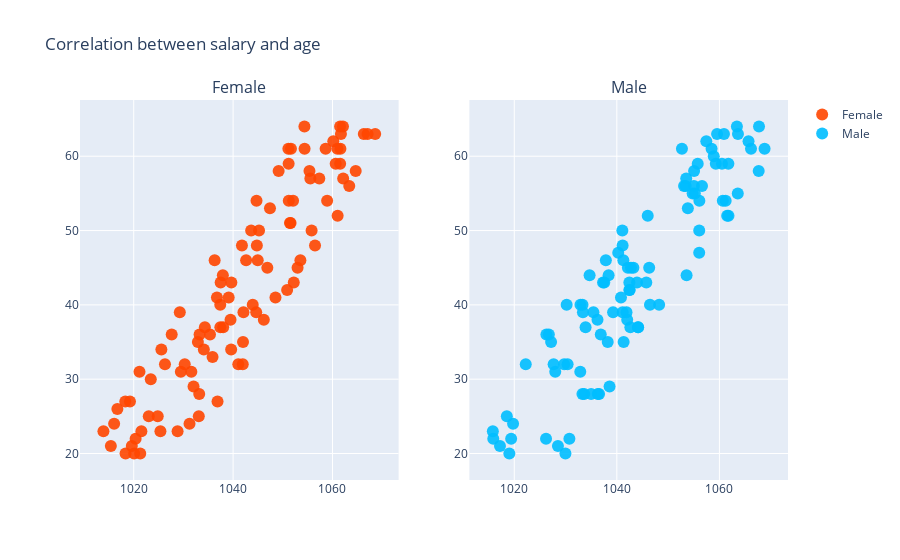

The notebook cell this image was saved under:
### Markdown cell above
## Two plots on same row

### Code cell
trace0 = go.Scatter(x = female_salary,
                  y = female_age,
                  mode = "markers",
                   name = "Female",
                  marker = dict(size = 12, color = "rgba(255, 70, 0, 0.9)"))

trace1 = go.Scatter(x = male_salary,
                  y = male_age,
                    name = "Male",
                  mode = "markers",
                  marker = dict(size = 12, color = "rgba(0, 190, 255, 0.9)"))

fig = subplots.make_subplots(rows = 1,
                          cols = 2,
                         subplot_titles = ("Female", "Male"))

fig.append_trace(trace0, 1, 1)
fig.append_trace(trace1, 1, 2)

fig.layout.update(title = "Correlation between salary and age")

fig.show()

### Figure 1 — Plotly figure (JSON) as saved in the notebook; plotly's stock layout.template omitted (floating-point values rounded to 4 significant figures)
{"data": [{"marker": {"color": "rgba(255, 70, 0, 0.9)", "size": 12}, "mode": "markers", "name": "Female", "type": "scatter", "x": [1042.0, 1055.0, 1041.0, 1038.0, 1042.0, 1052.0, 1059.0, 1043.0, 1045.0, 1066.0, 1044.0, 1062.0, 1036.0, 1045.0, 1023.0, 1035.0, 1032.0, 1042.0, 1057.0, 1052.0, 1049.0, 1014.0, 1062.0, 1021.0, 1018.0, 1051.0, 1029.0, 1033.0, 1025.0, 1020.0, 1029.0, 1030.0, 1015.0, 1032.0, 1069.0, 1037.0, 1034.0, 1018.0, 1060.0, 1067.0, 1056.0, 1038.0, 1040.0, 1036.0, 1061.0, 1026.0, 1033.0, 1052.0, 1062.0, 1051.0, 1047.0, 1037.0, 1028.0, 1062.0, 1033.0, 1054.0, 1017.0, 1051.0, 1062.0, 1045.0, 1045.0, 1039.0, 1049.0, 1051.0, 1056.0, 1065.0, 1019.0, 1063.0, 1029.0, 1025.0, 1033.0, 1045.0, 1023.0, 1042.0, 1016.0, 1046.0, 1061.0, 1053.0, 1062.0, 1026.0, 1037.0, 1044.0, 1061.0, 1020.0, 1059.0, 1054.0, 1047.0, 1037.0, 1037.0, 1031.0, 1051.0, 1034.0, 1021.0, 1039.0, 1052.0, 1054.0, 1020.0, 1040.0, 1022.0, 1056.0], "xaxis": "x", "y": [39, 58, 32, 44, 35, 43, 61, 46, 50, 63, 50, 64, 46, 48, 25, 36, 29, 32, 57, 54, 58, 23, 59, 31, 20, 61, 31, 36, 23, 22, 39, 32, 21, 31, 63, 37, 34, 27, 62, 63, 48, 37, 43, 33, 52, 32, 25, 51, 57, 51, 45, 40, 36, 61, 28, 64, 26, 42, 64, 46, 39, 38, 41, 54, 57, 58, 27, 56, 23, 25, 35, 54, 30, 48, 24, 38, 59, 45, 63, 34, 43, 40, 61, 20, 54, 46, 53, 41, 27, 24, 59, 37, 20, 41, 61, 61, 21, 34, 23, 50], "yaxis": "y"}, {"marker": {"color": "rgba(0, 190, 255, 0.9)", "size": 12}, "mode": "markers", "name": "Male", "type": "scatter", "x": [1030.0, 1039.0, 1033.0, 1038.0, 1062.0, 1020.0, 1053.0, 1030.0, 1042.0, 1046.0, 1035.0, 1068.0, 1035.0, 1041.0, 1053.0, 1041.0, 1036.0, 1026.0, 1027.0, 1064.0, 1019.0, 1038.0, 1016.0, 1061.0, 1055.0, 1054.0, 1054.0, 1066.0, 1031.0, 1044.0, 1033.0, 1055.0, 1042.0, 1030.0, 1019.0, 1043.0, 1037.0, 1034.0, 1033.0, 1027.0, 1030.0, 1026.0, 1019.0, 1062.0, 1042.0, 1035.0, 1040.0, 1037.0, 1069.0, 1064.0, 1057.0, 1048.0, 1041.0, 1029.0, 1028.0, 1044.0, 1056.0, 1055.0, 1061.0, 1042.0, 1062.0, 1038.0, 1028.0, 1022.0, 1046.0, 1033.0, 1038.0, 1043.0, 1041.0, 1043.0, 1039.0, 1066.0, 1053.0, 1059.0, 1056.0, 1044.0, 1060.0, 1036.0, 1054.0, 1056.0, 1042.0, 1068.0, 1037.0, 1034.0, 1058.0, 1041.0, 1061.0, 1063.0, 1055.0, 1057.0, 1033.0, 1041.0, 1043.0, 1060.0, 1046.0, 1016.0, 1059.0, 1017.0, 1046.0, 1056.0], "xaxis": "x2", "y": [32, 29, 39, 46, 52, 24, 56, 20, 42, 40, 28, 64, 44, 50, 61, 35, 28, 22, 36, 63, 22, 35, 23, 54, 56, 44, 53, 62, 22, 43, 40, 55, 38, 32, 25, 37, 36, 28, 31, 35, 40, 36, 20, 52, 39, 39, 47, 43, 61, 55, 56, 40, 48, 21, 31, 37, 50, 58, 54, 45, 59, 44, 32, 32, 52, 28, 43, 45, 41, 42, 39, 61, 56, 59, 59, 37, 59, 38, 57, 54, 43, 58, 28, 37, 61, 39, 63, 64, 55, 62, 40, 46, 45, 63, 43, 22, 60, 21, 45, 47], "yaxis": "y2"}], "layout": {"annotations": [{"font": {"size": 16}, "showarrow": false, "text": "Female", "x": 0.225, "xanchor": "center", "xref": "paper", "y": 1, "yanchor": "bottom", "yref": "paper"}, {"font": {"size": 16}, "showarrow": false, "text": "Male", "x": 0.775, "xanchor": "center", "xref": "paper", "y": 1, "yanchor": "bottom", "yref": "paper"}], "autosize": true, "title": {"text": "Correlation between salary and age"}, "xaxis": {"anchor": "y", "autorange": true, "domain": [0, 0.45], "range": [1010.0, 1073.0], "type": "linear"}, "xaxis2": {"anchor": "y2", "autorange": true, "domain": [0.55, 1], "range": [1012.0, 1073.0], "type": "linear"}, "yaxis": {"anchor": "x", "autorange": true, "domain": [0, 1], "range": [15.95, 68.05], "type": "linear"}, "yaxis2": {"anchor": "x2", "autorange": true, "domain": [0, 1], "range": [15.95, 68.05], "type": "linear"}}}
